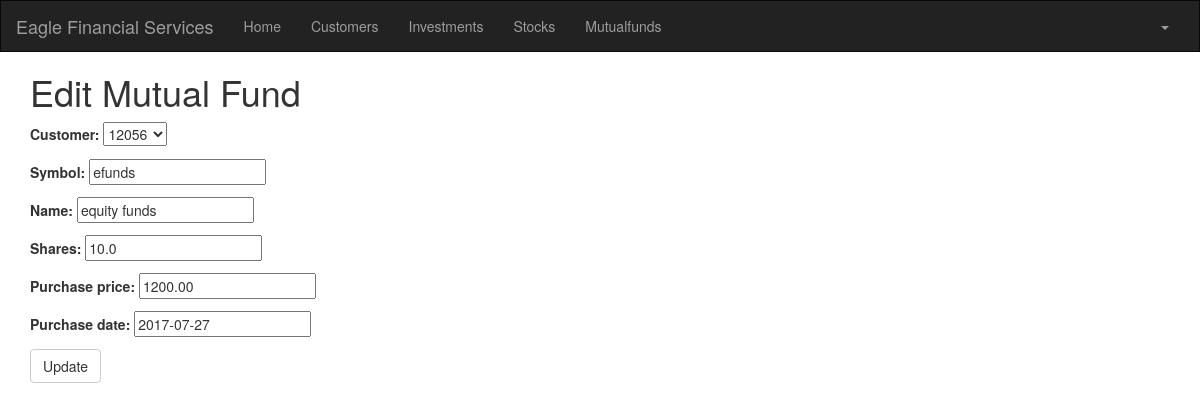
Screenshot of /mutualfund/1/edit/ (signed in) with the database file from the repository.
### portfolio/models.py (models this page shows, shortened)
class Mutualfund(models.Model):
    customer = models.ForeignKey(Customer, related_name='mutualfunds')
    symbol = models.CharField(max_length=10)
    name = models.CharField(max_length=50)
    shares = models.DecimalField (max_digits=10, decimal_places=1)
    purchase_price = models.DecimalField(max_digits=10, decimal_places=2)
    purchase_date = models.DateField(default=timezone.now, blank=True, null=True)

### portfolio/views.py (the view)
# urls.py: url(r'^mutualfund/(?P<pk>\d+)/edit/$', views.mutualfund_edit, name='mutualfund_edit'),
@login_required
def mutualfund_edit(request, pk):
   mutualfund = get_object_or_404(Mutualfund, pk=pk)
   if request.method == "POST":
       form = MutualfundForm(request.POST, instance=mutualfund)
       if form.is_valid():
           mutualfund = form.save()
           mutualfund.updated_date = timezone.now()
           mutualfund.save()
           mutualfunds = Mutualfund.objects.filter(purchase_date__lte=timezone.now())
           return render(request, 'portfolio/mutualfund_list.html', {'mutualfund': mutualfunds})
   else:
       form = MutualfundForm(instance=mutualfund)
   return render(request, 'portfolio/mutualfund_edit.html', {'form': form})

### portfolio/forms.py
class MutualfundForm(forms.ModelForm):
    class Meta:
        model = Mutualfund
        fields = ('customer', 'symbol', 'name', 'shares', 'purchase_price', 'purchase_date',)

### portfolio/models.py (called while the page is built)
    def __str__(self):
        return str(self.cust_number)

### portfolio/templates/portfolio/mutualfund_edit.html
{% extends 'portfolio/base.html' %}
{% block content %}
    <h1>Edit Mutual Fund</h1>
    <form method="POST" class="mutualfund-form">{% csrf_token %}
        {{ form.as_p }}
        <button type="submit" class="save btn btn-default">Update</button>
    </form>
{% endblock %}

### rows the page displays
Mutualfund: customer "12056", symbol "efunds", name "equity funds", shares "10.0", purchase_price "1200.00", purchase_date "2017-07-27"
